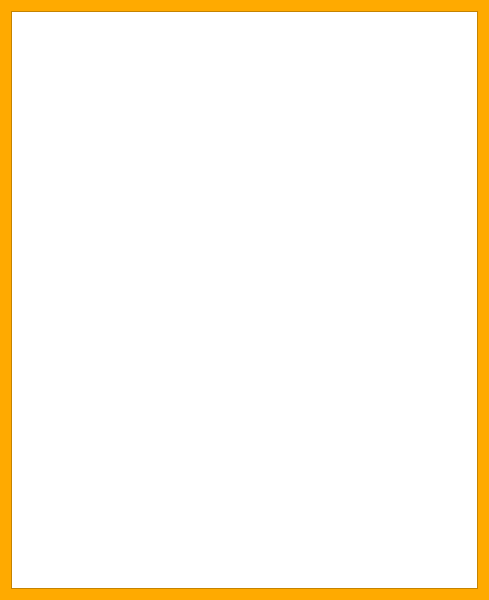
<?xml version="1.0" encoding="UTF-8"?>
<ui version="4.0">
 <class>Form</class>
 <widget class="QWidget" name="Form">
  <property name="geometry">
   <rect>
    <x>0</x>
    <y>0</y>
    <width>489</width>
    <height>600</height>
   </rect>
  </property>
  <property name="palette">
   <palette>
    <active>
     <colorrole role="Base">
      <brush brushstyle="SolidPattern">
       <color alpha="255">
        <red>255</red>
        <green>255</green>
        <blue>255</blue>
       </color>
      </brush>
     </colorrole>
     <colorrole role="Window">
      <brush brushstyle="SolidPattern">
       <color alpha="255">
        <red>255</red>
        <green>170</green>
        <blue>0</blue>
       </color>
      </brush>
     </colorrole>
    </active>
    <inactive>
     <colorrole role="Base">
      <brush brushstyle="SolidPattern">
       <color alpha="255">
        <red>255</red>
        <green>255</green>
        <blue>255</blue>
       </color>
      </brush>
     </colorrole>
     <colorrole role="Window">
      <brush brushstyle="SolidPattern">
       <color alpha="255">
        <red>255</red>
        <green>170</green>
        <blue>0</blue>
       </color>
      </brush>
     </colorrole>
    </inactive>
    <disabled>
     <colorrole role="Base">
      <brush brushstyle="SolidPattern">
       <color alpha="255">
        <red>255</red>
        <green>170</green>
        <blue>0</blue>
       </color>
      </brush>
     </colorrole>
     <colorrole role="Window">
      <brush brushstyle="SolidPattern">
       <color alpha="255">
        <red>255</red>
        <green>170</green>
        <blue>0</blue>
       </color>
      </brush>
     </colorrole>
    </disabled>
   </palette>
  </property>
  <property name="windowTitle">
   <string>Form</string>
  </property>
  <layout class="QGridLayout" name="gridLayout">
   <item row="0" column="0">
    <widget class="QTextEdit" name="textedit1"/>
   </item>
  </layout>
 </widget>
 <resources/>
 <connections/>
</ui>
